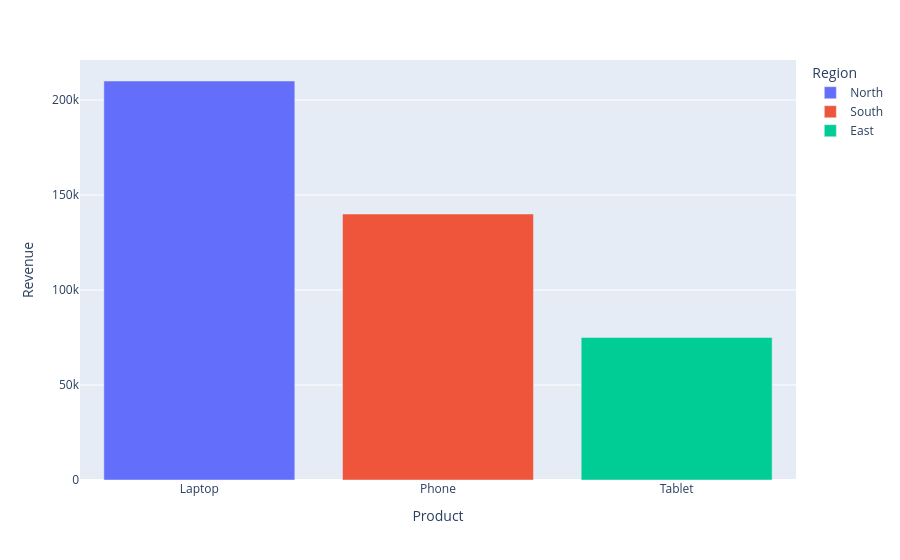

The code cell stored with this chart in its notebook:
### Code cell
import plotly.express as px
df = pd.DataFrame({
    "Product":["Laptop","Phone","Laptop","Tablet","Phone"],
    "Revenue":[120000,80000,90000,75000,60000],
    "Region":["North","South","North","East","South"],
    "UnitSold":[50,45,30,25,20]
})

grouped = df.groupby(["Product","Region"],as_index=False)[["Revenue","UnitSold"]].sum()
print(grouped)

px.bar(grouped,x="Product",y="Revenue",hover_data="UnitSold",color="Region")

### Figure 1 — Plotly figure (JSON) as saved in the notebook; plotly's stock layout.template omitted (floating-point values rounded to 4 significant figures)
{"data": [{"customdata": [[80]], "hovertemplate": "Region=North<br>Product=%{x}<br>Revenue=%{y}<br>UnitSold=%{customdata[0]}<extra></extra>", "legendgroup": "North", "marker": {"color": "#636efa", "pattern": {"shape": ""}}, "name": "North", "orientation": "v", "showlegend": true, "textposition": "auto", "type": "bar", "x": ["Laptop"], "xaxis": "x", "y": [210000], "yaxis": "y"}, {"customdata": [[65]], "hovertemplate": "Region=South<br>Product=%{x}<br>Revenue=%{y}<br>UnitSold=%{customdata[0]}<extra></extra>", "legendgroup": "South", "marker": {"color": "#EF553B", "pattern": {"shape": ""}}, "name": "South", "orientation": "v", "showlegend": true, "textposition": "auto", "type": "bar", "x": ["Phone"], "xaxis": "x", "y": [140000], "yaxis": "y"}, {"customdata": [[25]], "hovertemplate": "Region=East<br>Product=%{x}<br>Revenue=%{y}<br>UnitSold=%{customdata[0]}<extra></extra>", "legendgroup": "East", "marker": {"color": "#00cc96", "pattern": {"shape": ""}}, "name": "East", "orientation": "v", "showlegend": true, "textposition": "auto", "type": "bar", "x": ["Tablet"], "xaxis": "x", "y": [75000], "yaxis": "y"}], "layout": {"barmode": "relative", "legend": {"title": {"text": "Region"}, "tracegroupgap": 0}, "margin": {"t": 60}, "xaxis": {"anchor": "y", "domain": [0, 1], "title": {"text": "Product"}}, "yaxis": {"anchor": "x", "domain": [0, 1], "title": {"text": "Revenue"}}}}
